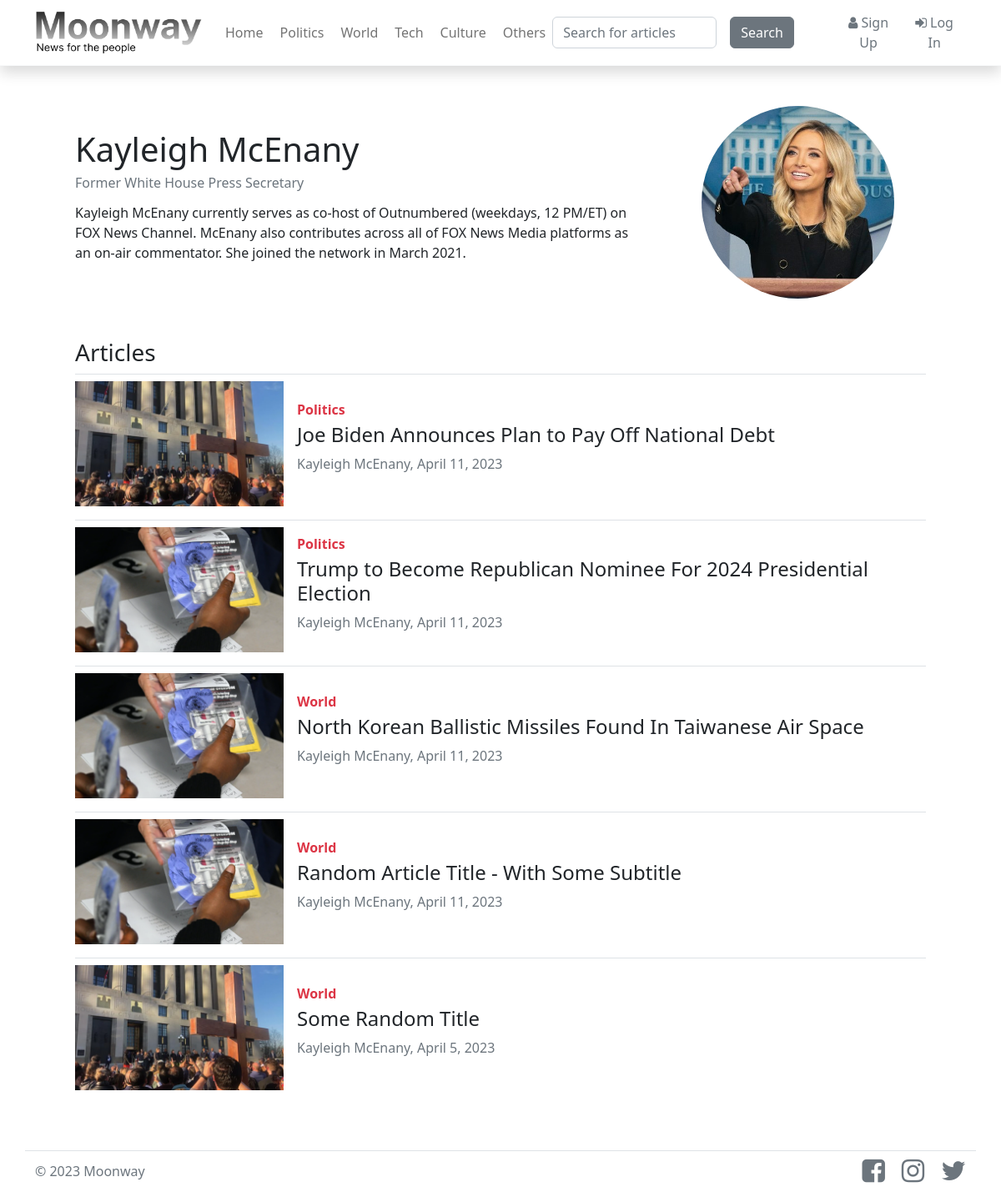
Page /author/1 on the committed database.
### news/models.py (models this page shows, shortened)
class Author(models.Model):
    name = models.CharField(max_length=64)
    title = models.CharField(max_length=200)
    bio = models.TextField()
    picture = models.ImageField(upload_to="news/file/authors")

class Article(models.Model):
    category_choices = [
        ("Politics", "Politics"),
        ("World", "World"),
        ("Tech", "Tech"),
        ("Culture", "Culture"),
        ("Others", "Others")
    ]
    author = models.ForeignKey(Author, on_delete=models.CASCADE, related_name="author")
    title = models.CharField(max_length=256)
    category = models.CharField(max_length=20, choices=category_choices)
    picture = models.ImageField(upload_to="news/file/articles")
    date_written = models.DateField()
    view_count = models.IntegerField()
    content = models.TextField()

### news/views.py (the view)
# urls.py: path("author/<int:author_id>", views.author, name="author"),
def author(request, author_id):
    author_details = Author.objects.get(id=author_id)
    articles = Article.objects.filter(author__id=author_details.id).order_by("-id")[:8]
    return render(request, "news/author.html", {
        "author": author_details,
        "articles": articles
    })

### news/templates/news/author.html (shortened to what this page needs)
{% extends "news/layout.html" %}
{% load static %}
{% block content %}
    <div class="row flex-row-reverse align-items-center justify-content-center mb-5 px-5 gx-5">
        <div class="col-md-4 col-12">
            <img src="{{ author.picture.url }}" alt="" class="authorImg ratio-1x1 d-block mx-auto rounded-circle w-75 mb-4 mb-md-0">
        </div>
        <div class="col-md-8 col-12">
            <div class="lh-1 text-md-start text-center">
                <h1 id="authorName">{{ author.name }}</h1>
                <p class="text-muted">{{ author.title }}</p>
            </div>
            <p>{{ author.bio }}</p>
        </div>
    </div>
    <div class="px-md-5 mb-5" id="articles">
        <h3 class=" mt-5">Articles</h3>
        {% for article in articles %}
        <div class="article clickableDiv d-flex align-items-center my-2 py-2 border-top" onclick="linkToArticlePage({{ article.id }})">
            <img src="{{ article.picture.url }}" alt="" width="250px" height="150px" class="searchImg me-3">
            <div>
                <p class="fw-bold text-danger mb-1">{{ article.category }}</p>
                <h4>{{ article.title }}</h3>
                <p class="text-secondary">{{ article.author.name }}, {{ article.date_written }}</p>
            </div>
        </div>
        {% endfor %}
    </div>
{% endblock %}

### news/static/news/styles.css (style rules this page uses)
.searchImg, .authorImg, .indexArticleImage { object-fit: cover; }
.clickableDiv { cursor: pointer; }

### rows in the picture
Author: picture (picture), name "Kayleigh McEnany", title "Former White House Press Secretary", bio "Kayleigh McEnany currently serves as co-host of Outnumbered (weekdays, 12 PM/ET) on FOX News Channel. McEnany also contributes across all of FOX News Media platforms as an on-air commentator. She joined the network in March 2021."
Article: picture (picture), category "Politics", title "Joe Biden Announces Plan to Pay Off National Debt", author.name "Kayleigh McEnany", date_written "April 11, 2023"
Article: picture (picture), category "Politics", title "Trump to Become Republican Nominee For 2024 Presidential Election", author.name "Kayleigh McEnany", date_written "April 11, 2023"
Article: picture (picture), category "World", title "North Korean Ballistic Missiles Found In Taiwanese Air Space", author.name "Kayleigh McEnany", date_written "April 11, 2023"
Article: picture (picture), category "World", title "Random Article Title - With Some Subtitle", author.name "Kayleigh McEnany", date_written "April 11, 2023"
Article: picture (picture), category "World", title "Some Random Title", author.name "Kayleigh McEnany", date_written "April 5, 2023"
